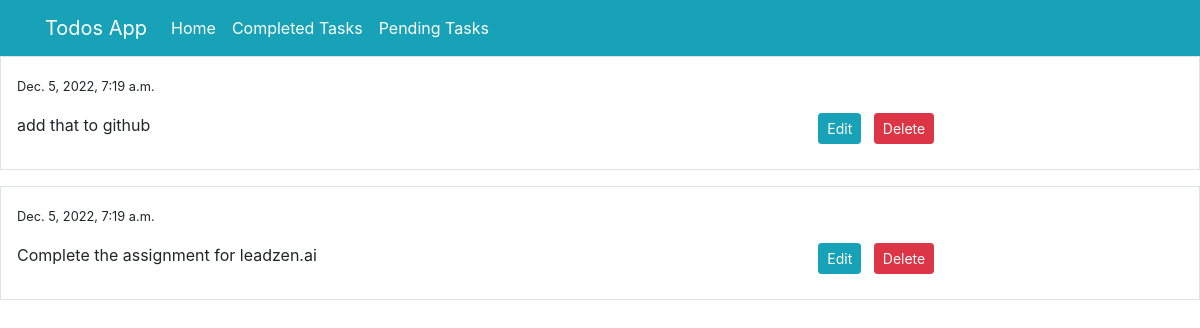
The app's page /completed/ with its own data.
### todos/models.py (models this page shows, shortened)
class Task(models.Model):
    content = models.CharField(max_length=200)
    date_created = models.DateTimeField(auto_now_add=True)
    complete = models.BooleanField(default=False)
    class Meta:
        ordering = ['-date_created']

### todos/views.py (the view)
# urls.py: path('completed/',views.completed, name = 'completed'),
def completed(request):
    completed_todo = Task.objects.filter(complete=True)
    return render(request, 'todos/completed.html', {"completed":completed_todo})

### templates/todos/completed.html (shortened to what this page needs)
{% extends 'partials/base.html' %}
{% load crispy_forms_tags %}
{% block content %}
    {% for todo in completed %}
    <div class="border bg-muted p-3 mb-3">
        <p> <small>{{ todo.date_created }}</small></p>
        <div class="row">
            <div class="col-md-8">
                <p>{{ todo.content }}</p>
            </div>
            <div class="col-md-4">
                <a class="btn btn-info btn-sm mx-1" href="{% url 'todos-update' todo.id %}">Edit</a>
                <a class="btn btn-danger btn-sm mx-1" href="{% url 'todos-delete' todo.id %}">Delete</a>
            </div>
        </div>
    </div>
    {% endfor %}
{% endblock %}

### records on screen
Task: date_created "Dec. 5, 2022, 7:19 a.m.", content "add that to github"
Task: date_created "Dec. 5, 2022, 7:19 a.m.", content "Complete the assignment for leadzen.ai"
